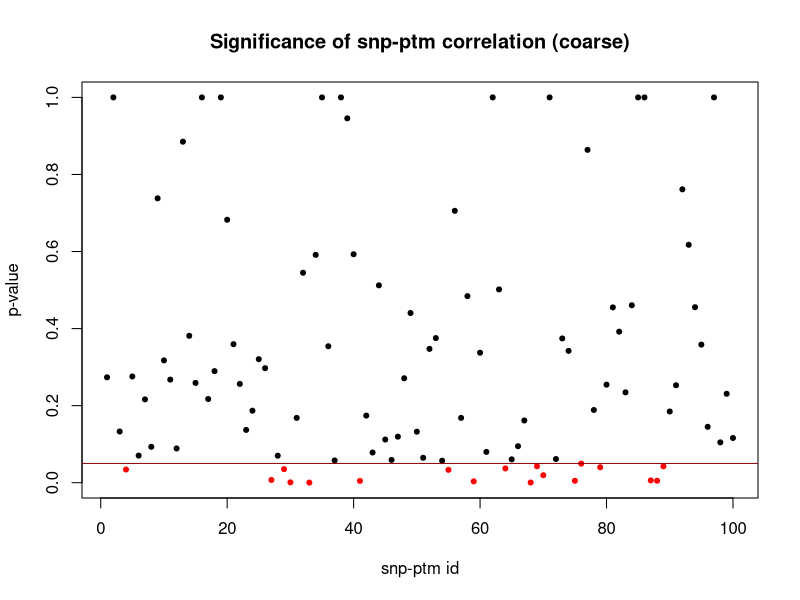
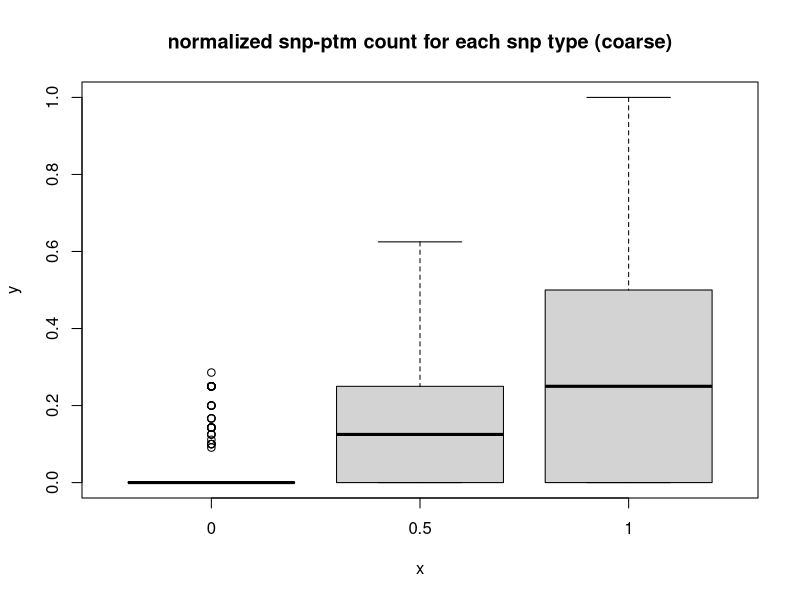
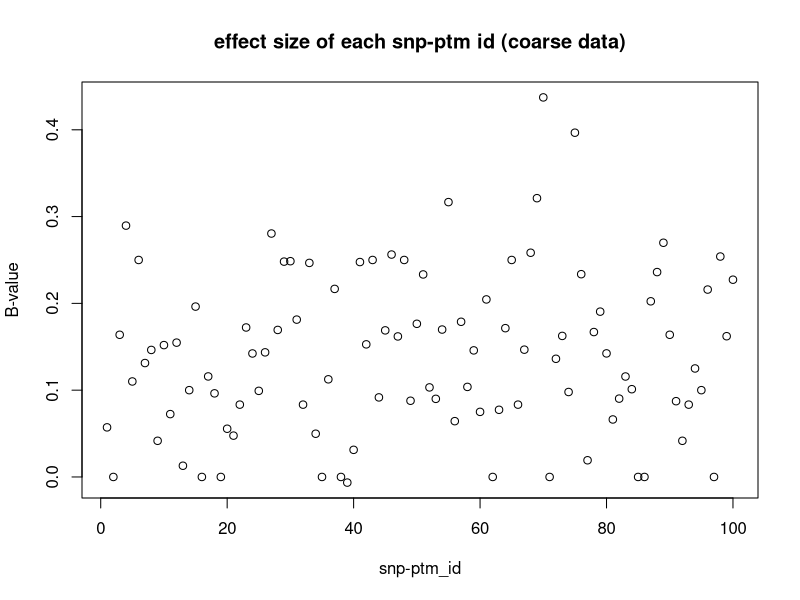
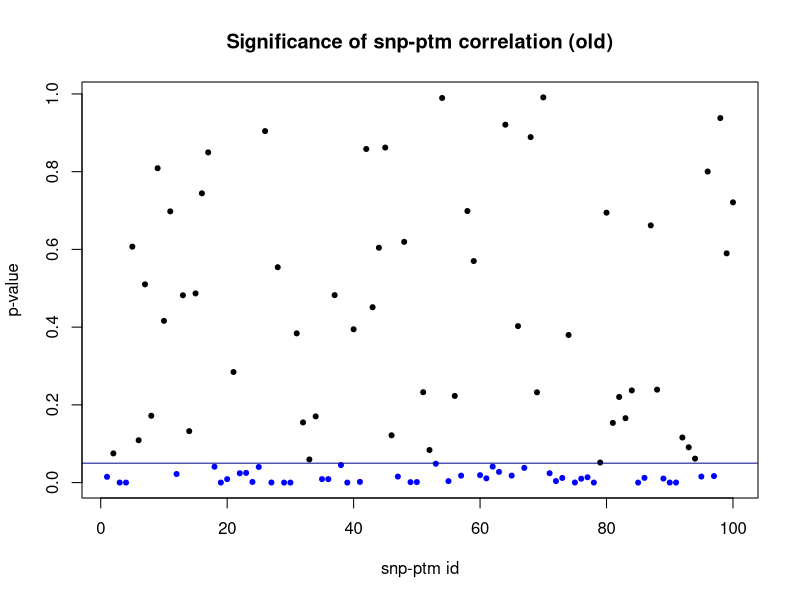
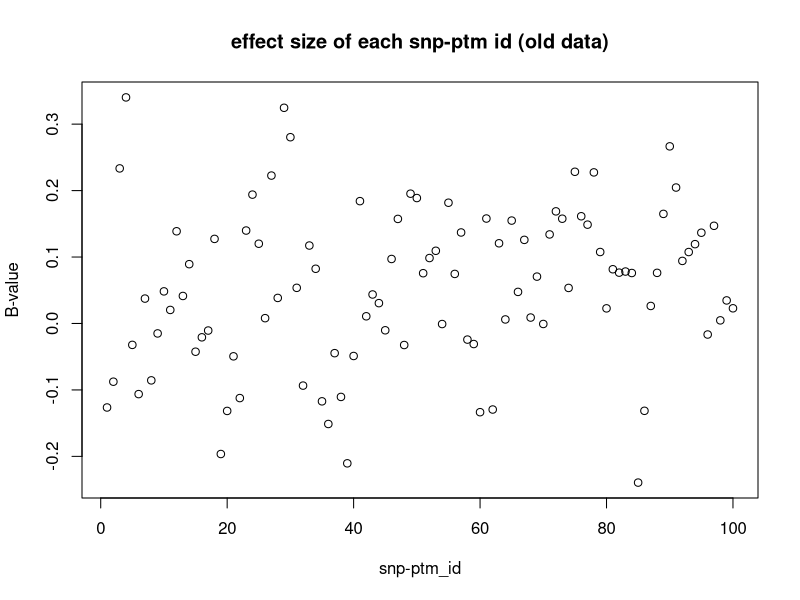

The R source for these figures, in order:
library(purrr)
library(MASS)
set.seed(24601)
library(tidyverse)


patient_count <- 50
id_count <- 100

lambda_ <- rep(sample(2:8, size = id_count, replace = TRUE), patient_count)

#probability of SNP
p <- rep(rnorm(id_count, 0.4, 0.2), patient_count)
p <- pmax(pmin(1, p), 0)

#effect size (q+z = prob of PTM with SNP)
z <- numeric(patient_count*id_count)
for (i in seq_len(patient_count)) {
  z[((i-1)*id_count + 1):(i*id_count)] <- rep(sample(c(-0.2, 0, 0.2),
    size = id_count, replace = TRUE, prob = c(0.15, 0.7, 0.15)), each = id_count)
}

#probability of PTM without SNP
q <- rep(rnorm(id_count, 0.3, 0.15), patient_count) # prob of getting PTM w/o SNP
q <- pmax(pmin(1, q), 0.2)

#peptide count
n = rpois(patient_count*id_count, lambda = lambda_)
n = replace(n, n==0, 1)

#peptide with SNP count
x = numeric(patient_count*id_count)
for (sampcnt in 1:(patient_count*id_count)) {
  x[sampcnt] = min(n[sampcnt], sample(c(0, 0.5, 1), size = 1, replace = TRUE,
    prob = c((1-p[sampcnt])^2, p[sampcnt]^2, max(1-((1-p[sampcnt])^2 + p[sampcnt]^2), 0))))
}
x[x == 1] <- n[x == 1]
x[x == 0.5] <- rbinom(length(x[x == 0.5]), n[x == 0.5], 0.5)

#peptide with PTM count
y1 = rbinom(patient_count*id_count, x, q+z) #with SNP
y2 = rbinom(patient_count*id_count, n-x, q) #without SNP

#x expanded as series of 1s (snp) and 0s (no snp) for new data table
snp_var <- numeric(0)
for (i in 1:(patient_count*id_count)) {
  snp_var <- c(snp_var, rep(1, x[i]), rep(0, n[i] - x[i]))
}

#expanded ptm count (y1 + y2) as 1s (ptm) and 0s (no ptm) for new data table
ptm_var <- numeric(0)
for (i in 1:(patient_count*id_count)) {
  ptm_var <- c(ptm_var, rep(1, y1[i] + y2[i]), rep(0, n[i] - (y1[i] + y2[i])))
}


# Convert the data to matrix form, this is the original form
dat = data.frame(patient=rep(1:patient_count,id_count),
                 snp_ptm_id=rep(1:id_count,each=patient_count), peptide=n,
                 snp=x,non_snp=n-x,snp_ptm=y1,non_snp_ptm=y2,effect_size=z)
dat = as_tibble(dat)
print(dat, n = 100)

#original form expanded out by number of peptides
new_dat = data.frame(patient=rep(rep(1:patient_count, id_count), n), 
                 snp_ptm_id=rep(rep(1:id_count,each=patient_count), n),
                 snp=snp_var, ptm=ptm_var,effect_size=rep(z, n))
new_dat = as_tibble(new_dat)
print(new_dat, n = 100)

# Convert to a coarser form
dat_coarse = dat
dat_coarse$snp_type = cut(dat_coarse$snp/dat_coarse$peptide, breaks = c(-Inf, 0.33, 0.66, Inf), labels = c(0, 0.5, 1), include.lowest = TRUE)
dat_coarse$effect_size = dat_coarse$effect_size
dat_coarse = dat_coarse %>% select(patient, snp_ptm_id, peptide, snp_type, snp_ptm, effect_size)

dat_coarse$snp_ptm <- dat_coarse$snp_ptm / dat_coarse$peptide

print(dat_coarse, n = 100)


#coarse data linear regression model
coarse_lm_b <- numeric(id_count)
coarse_lm_pval <- numeric(id_count)

for (idc in 1:id_count) {
  coarse_lm <- lm(snp_ptm[(1+(patient_count*(idc-1))):(patient_count*idc)]
    ~ snp_type[(1+(patient_count*(idc-1))):(patient_count*idc)], data = dat_coarse)
  coarse_lm_pval[idc] <- summary(coarse_lm)$coefficients[2,4]
  coarse_lm_b[idc] <- coef(coarse_lm)[2]
}

#coarse data snp-ptm ID vs p-value plot
sig_col <- ifelse(coarse_lm_pval < 0.05, "red", "black")
plot(seq_len(id_count), coarse_lm_pval, main = "Significance of snp-ptm correlation (coarse)",
     xlab = "snp-ptm id", ylab = "p-value", pch = 20, col = sig_col)
abline(h = 0.05, col = "red4")

#coarse data plots (snp-type vs normalized ptm count and id vs bvalue)
plot(dat_coarse$snp_type, dat_coarse$snp_ptm, main = "normalized snp-ptm count for each snp type (coarse)")
plot(1:100, coarse_lm_b, main = "effect size of each snp-ptm id (coarse data)", xlab = "snp-ptm_id", ylab = "B-value")


#old data linear regression model
old_lm_b <- numeric(id_count)
old_lm_pval <- numeric(id_count)

for (idc in 1:id_count) {
  old_lm <- lm(ptm[sum(n[0:(patient_count*(idc-1))]):sum(n[0:(patient_count*idc)])]
    ~ snp[sum(n[0:(patient_count*(idc-1))]):sum(n[0:(patient_count*idc)])], data = new_dat)
  old_lm_pval[idc] <- summary(old_lm)$coefficients[2,4]
  old_lm_b[idc] <- coef(old_lm)[2]
}

#old data snp-ptm ID vs p-value plot
sig_col_2 <- ifelse(old_lm_pval < 0.05, "blue", "black")
plot(seq_len(id_count), old_lm_pval, main = "Significance of snp-ptm correlation (old)",
     xlab = "snp-ptm id", ylab = "p-value", pch = 20, col = sig_col_2)
abline(h = 0.05, col = "blue4")

#old data plots (id vs bvalue)
plot(1:100, old_lm_b, main = "effect size of each snp-ptm id (old data)", xlab = "snp-ptm_id", ylab = "B-value")
